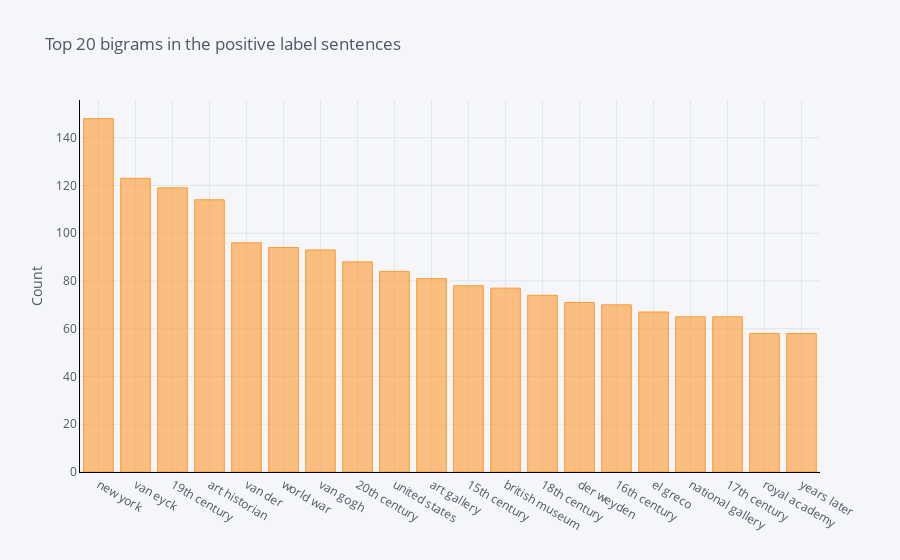
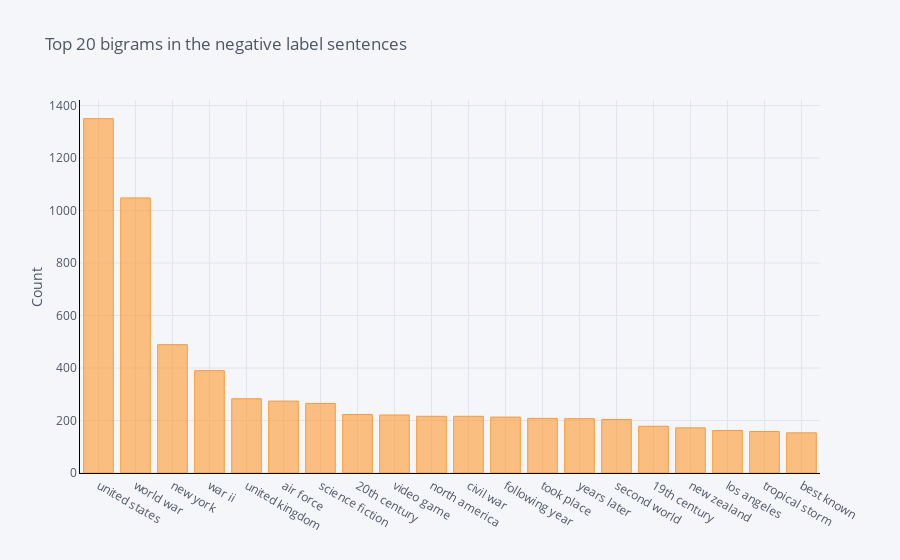

The notebook cell these images were saved under, in order:
### Code cell
# Top bigrams after removing stop words
def get_top_n_bigram(corpus, n=None):
    corpus = lemmatize_verbs(corpus)
    corpus = stem_words(corpus)
    vec = CountVectorizer(ngram_range=(2, 2), stop_words='english').fit(corpus)
    bag_of_words = vec.transform(corpus)
    sum_words = bag_of_words.sum(axis=0) 
    words_freq = [(word, sum_words[0, idx]) for word, idx in vec.vocabulary_.items()]
    words_freq =sorted(words_freq, key = lambda x: x[1], reverse=True)
    return words_freq[:n]

common_words_pos = get_top_n_bigram(pos['Statements'], 20)
df3 = pd.DataFrame(common_words_pos, columns = ['Statements' , 'count'])
df3.groupby('Statements').sum()['count'].sort_values(ascending=False).iplot(
    kind='bar', yTitle='Count', linecolor='black', title='Top 20 bigrams in the positive label sentences')
common_words_neg = get_top_n_bigram(neg['Statements'], 20)
df4 = pd.DataFrame(common_words_neg, columns = ['Statements' , 'count'])
df4.groupby('Statements').sum()['count'].sort_values(ascending=False).iplot(
    kind='bar', yTitle='Count', linecolor='black', title='Top 20 bigrams in the negative label sentences')

### Figure 1 — Plotly figure (JSON) as saved in the notebook; plotly's stock layout.template omitted (floating-point values rounded to 4 significant figures)
{"data": [{"marker": {"color": "rgba(255, 153, 51, 0.6)", "line": {"color": "rgba(255, 153, 51, 1.0)", "width": 1}}, "name": "count", "orientation": "v", "text": "", "type": "bar", "x": ["new york", "van eyck", "19th century", "art historian", "van der", "world war", "van gogh", "20th century", "united states", "art gallery", "15th century", "british museum", "18th century", "der weyden", "16th century", "el greco", "national gallery", "17th century", "royal academy", "years later"], "y": [148, 123, 119, 114, 96, 94, 93, 88, 84, 81, 78, 77, 74, 71, 70, 67, 65, 65, 58, 58]}], "layout": {"legend": {"bgcolor": "#F5F6F9", "font": {"color": "#4D5663"}}, "paper_bgcolor": "#F5F6F9", "plot_bgcolor": "#F5F6F9", "title": {"font": {"color": "#4D5663"}, "text": "Top 20 bigrams in the positive label sentences"}, "xaxis": {"gridcolor": "#E1E5ED", "linecolor": "black", "showgrid": true, "tickfont": {"color": "#4D5663"}, "title": {"font": {"color": "#4D5663"}, "text": ""}, "zerolinecolor": "#E1E5ED"}, "yaxis": {"gridcolor": "#E1E5ED", "linecolor": "black", "showgrid": true, "tickfont": {"color": "#4D5663"}, "title": {"font": {"color": "#4D5663"}, "text": "Count"}, "zerolinecolor": "#E1E5ED"}}}

### Figure 2 — Plotly figure (JSON) as saved in the notebook; plotly's stock layout.template omitted (floating-point values rounded to 4 significant figures)
{"data": [{"marker": {"color": "rgba(255, 153, 51, 0.6)", "line": {"color": "rgba(255, 153, 51, 1.0)", "width": 1}}, "name": "count", "orientation": "v", "text": "", "type": "bar", "x": ["united states", "world war", "new york", "war ii", "united kingdom", "air force", "science fiction", "20th century", "video game", "north america", "civil war", "following year", "took place", "years later", "second world", "19th century", "new zealand", "los angeles", "tropical storm", "best known"], "y": [1350, 1048, 489, 390, 283, 274, 265, 223, 221, 216, 216, 213, 208, 207, 204, 178, 172, 162, 158, 153]}], "layout": {"legend": {"bgcolor": "#F5F6F9", "font": {"color": "#4D5663"}}, "paper_bgcolor": "#F5F6F9", "plot_bgcolor": "#F5F6F9", "title": {"font": {"color": "#4D5663"}, "text": "Top 20 bigrams in the negative label sentences"}, "xaxis": {"gridcolor": "#E1E5ED", "linecolor": "black", "showgrid": true, "tickfont": {"color": "#4D5663"}, "title": {"font": {"color": "#4D5663"}, "text": ""}, "zerolinecolor": "#E1E5ED"}, "yaxis": {"gridcolor": "#E1E5ED", "linecolor": "black", "showgrid": true, "tickfont": {"color": "#4D5663"}, "title": {"font": {"color": "#4D5663"}, "text": "Count"}, "zerolinecolor": "#E1E5ED"}}}
